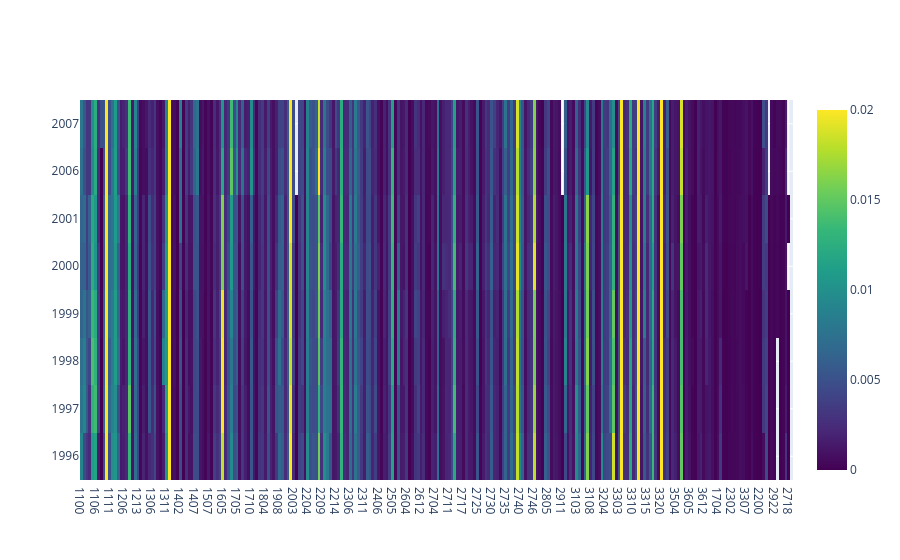

Notebook code for this chart:
### Code cell
df = res._df_dyn_barycenters.xs(5, level=1)

fig = go.Figure(
    data=go.Heatmap(
        z=df.values,
        x=df.columns.astype(str),
        y=df.index.astype(str),
        colorscale="Viridis",
        zmin=0,
        zmax=0.02,
        )
    )

# fig.update_layout(
#     title="Heatmap",
#     height=10*len(df.columns.astype(str)),
#     # height=40*len(y_labels),
#     xaxis=dict(tickangle=45, automargin=True),
#     yaxis=dict(autorange="reversed", automargin=True)  # keep top-to-bottom ordering
# )

fig.show()

### Figure 1 — Plotly figure (JSON) as saved in the notebook; plotly's stock layout.template omitted (floating-point values rounded to 4 significant figures; data arrays with more than 128 entries replaced by an {"elided": "..."} marker saying what was removed)
{"data": [{"colorscale": [[0, "#440154"], [0.1111, "#482878"], [0.2222, "#3e4989"], [0.3333, "#31688e"], [0.4444, "#26828e"], [0.5556, "#1f9e89"], [0.6667, "#35b779"], [0.7778, "#6ece58"], [0.8889, "#b5de2b"], [1, "#fde725"]], "type": "heatmap", "x": {"elided": "252 str values"}, "y": ["1996", "1997", "1998", "1999", "2000", "2001", "2006", "2007"], "z": {"elided": "8x252 float values"}, "zmax": 0.02, "zmin": 0}], "layout": {}}
